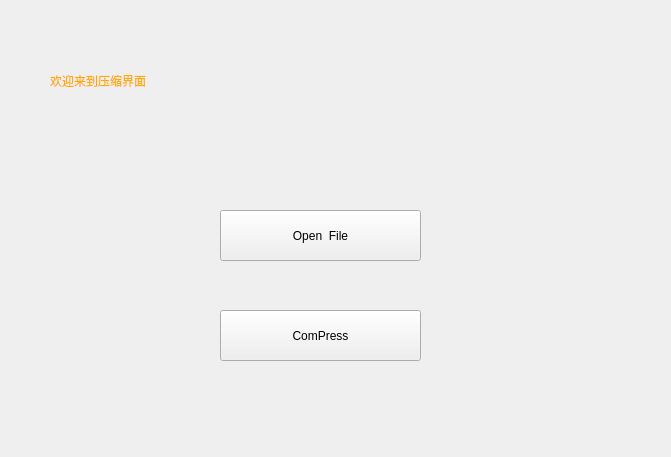
<?xml version="1.0" encoding="UTF-8"?>
<ui version="4.0">
 <class>Compress</class>
 <widget class="QWidget" name="Compress">
  <property name="geometry">
   <rect>
    <x>0</x>
    <y>0</y>
    <width>671</width>
    <height>457</height>
   </rect>
  </property>
  <property name="windowTitle">
   <string>Form</string>
  </property>
  <widget class="QPushButton" name="open_btn">
   <property name="geometry">
    <rect>
     <x>220</x>
     <y>210</y>
     <width>201</width>
     <height>51</height>
    </rect>
   </property>
   <property name="styleSheet">
    <string notr="true">color: rgb(0, 0, 0);
font: 12pt &quot;华文隶书&quot;;</string>
   </property>
   <property name="text">
    <string>Open  File</string>
   </property>
  </widget>
  <widget class="QPushButton" name="compress_btn">
   <property name="geometry">
    <rect>
     <x>220</x>
     <y>310</y>
     <width>201</width>
     <height>51</height>
    </rect>
   </property>
   <property name="text">
    <string>ComPress</string>
   </property>
  </widget>
  <widget class="QLabel" name="label">
   <property name="geometry">
    <rect>
     <x>50</x>
     <y>40</y>
     <width>431</width>
     <height>81</height>
    </rect>
   </property>
   <property name="styleSheet">
    <string notr="true">color: rgb(255, 170, 0);
font: 20pt &quot;华文行楷&quot;;</string>
   </property>
   <property name="text">
    <string>欢迎来到压缩界面</string>
   </property>
  </widget>
 </widget>
 <resources/>
 <connections/>
</ui>
